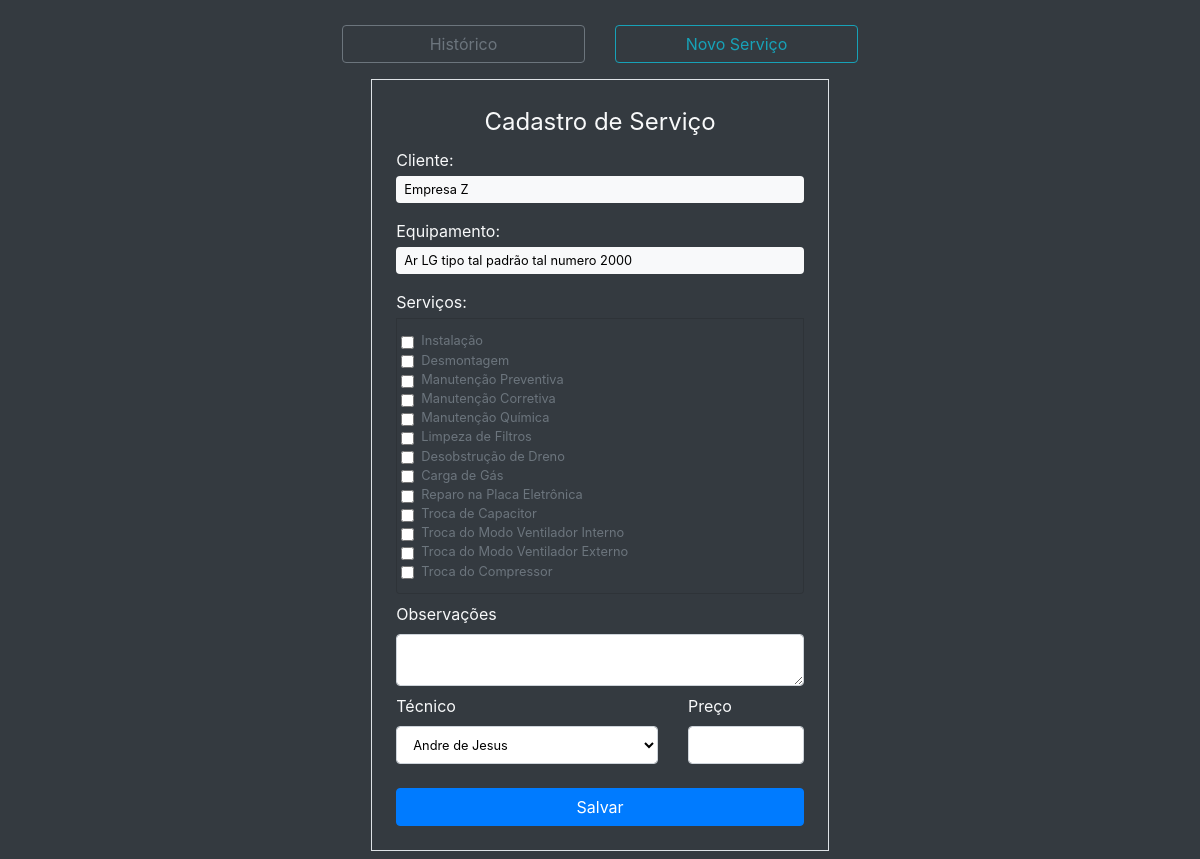
Screenshot of /dashboard/cliente/novo-servico/8/1 (signed in) with the database file from the repository.
### climaxcool/models.py (models this page shows)
class Customers(database.Model):
    id = database.Column(database.Integer, primary_key=True)
    type_customer = database.Column(database.String, nullable=False)
    number_register_customer = database.Column(database.String, nullable=False, unique=True)
    name_customer = database.Column(database.String, nullable=False)
    name_responsible = database.Column(database.String)
    email = database.Column(database.String)
    address = database.Column(database.String)
    telephone_fixed = database.Column(database.String)
    telephone_mobile = database.Column(database.String, nullable=False)
    reference_point = database.Column(database.String)
    status_customer = database.Column(database.String, default="ATIVO")
    date_create = database.Column(database.DateTime, nullable=False, default=datetime.utcnow)
    id_user = database.Column(database.Integer, database.ForeignKey('users.id'), nullable=False)
    equipment = database.relationship('Equipments', backref='company_asset', lazy=True)

class Equipments(database.Model):
    id = database.Column(database.Integer, primary_key=True)
    name_equipment = database.Column(database.String, nullable=False)
    btus_equipment = database.Column(database.Integer, nullable=False)
    brand_equipment = database.Column(database.String, nullable=False)
    address = database.Column(database.String, nullable=False)
    qr_code = database.Column(database.String, unique=True)
    status_equipment = database.Column(database.String, default="ATIVO")
    date_create = database.Column(database.DateTime, nullable=False, default=datetime.utcnow)
    id_customer = database.Column(database.Integer, database.ForeignKey('customers.id'), nullable=False)
    id_user = database.Column(database.Integer, database.ForeignKey('users.id'), nullable=False)

### climaxcool/route/routes.py (the view, shortened to what this page needs)
@app.route('/dashboard/cliente/novo-servico/<int:customer_id>/<int:equipment_id>', methods=["POST", "GET"])
@login_required
def new_service(customer_id, equipment_id):
    form_new_service = FormNewService()
    form_new_service.expert.choices = [current_user.username]
    customer = Customers.query.filter_by(id=customer_id).first()
    equipment = Equipments.query.filter_by(id=equipment_id).first()
    text_services = ""
    return render_template('new_service.html', form_new_service=form_new_service, customer=customer, equipment=equipment)

### climaxcool/forms.py
class FormNewService(FlaskForm):
    service_installation = BooleanField('Instalação')
    service_disassembly = BooleanField('Desmontagem')
    service_preventive_maintenance = BooleanField('Manutenção Preventiva')
    service_corrective_maintenance = BooleanField('Manutenção Corretiva')
    service_chemical_maintenance = BooleanField('Manutenção Química')
    service_filter_cleaning = BooleanField('Limpeza de Filtros')
    service_drain_clearing = BooleanField('Desobstrução de Dreno')
    service_gas_charging = BooleanField('Carga de Gás')
    service_electronic_board_repair = BooleanField('Reparo na Placa Eletrônica')
    service_capacitor_replacement = BooleanField('Troca de Capacitor')
    service_internal_fan_mode_exchange = BooleanField('Troca do Modo Ventilador Interno')
    service_external_fan_mode_exchange = BooleanField('Troca do Modo Ventilador Externo')
    service_compressor_replacement = BooleanField('Troca do Compressor')
    annotations = TextAreaField('Observações')
    expert = SelectField('Técnico', validators=[DataRequired()], choices=[' ','João', 'Carlos', "Cleber", "Marcos"])
    price = FloatField('Preço')
    btn_submit_new_service = SubmitField("Salvar")

### climaxcool/models.py (called while the page is built)
@login_manager.user_loader
def load_user(id_user):
    return Users.query.get(int(id_user))

### climaxcool/templates/new_service.html (shortened to what this page needs)
{% extends 'index.html' %}
{% block body %}
<div class="container-fluid row justify-content-center mx-0 bg-dark vh-100">
    <div class="container row justify-content-center pt-4 pb-2 mx-0 px-0 px-md-4 text-center vh-100">
        <div class="col-6 col-md-3">
            <a id="btn-historico" class="btn btn-outline-secondary w-100" href="{{url_for('report_service', equipment_id=equipment.id, customer_id=customer.id)}}">Histórico</a>
        </div>
        <div class="col-6 col-md-3">
            <a id="btn-novo-servico" class="btn btn-outline-info w-100" href="{{url_for('new_service', equipment_id=equipment.id, customer_id=customer.id)}}">Novo Serviço</a>
        </div>
    </div>
    <div class="col-md-6 col-lg-5 text-center text-light">
        <form method="POST" action="" class="border p-4 mt-2 mb-2">
            <legend class="text-center">Cadastro de Serviço</legend>
            <div class=" text-left text-light">
                <div class="">
                    <span>Cliente:</span>
                    <div class="bg-light rounded mt-1">
                        <p class="px-2 py-1" style="color:black; font-size: 0.8rem;">{{customer.name_customer}}</p>
                    </div>
                </div>
            </div>
            <div class=" text-left text-light">
                <span>Equipamento:</span>
                <div class="bg-light rounded mt-1">
                    <p class="px-2 py-1" style="color:black; font-size: 0.8rem;">{{equipment.name_equipment}}</p>
                </div>
            </div>
            <fieldset>
                <div class="text-left">
                    <div class="">
                        <ul class="list-group">
                            <span>Serviços:</span>
                            <li class="list-group-item small mt-1 bg-dark" id="servicos">
                                {%for service in form_new_service%}
                                {%if 'service_' in service.name%}
                                <div class="form-group m-0 px-1">
                                    {{ service(class="form-check-input") }}
                                    {{ service.label(class="form-check-label text-secondary") }}
                                </div>
                                {%endif%}
                                {%endfor%}
                            </li>
                        </ul>
                    </div>
                </div>
                <div class="mt-2 text-left text-light">
                    <div class="">
                        {{form_new_service.annotations.label(class="form-label")}}
                        {{form_new_service.annotations(class="form-control", style="color:black; font-size: 0.8rem;")}}
                    </div>
                </div>
                <div class="row justify-content-center mt-2">
                    <div class="col-8 text-left text-light">
                        {{form_new_service.expert.label(class="form-label")}}
                        {{form_new_service.expert(class="form-control", style="color:black; font-size: 0.8rem;")}}
                    </div>
                    <div class="col-4 text-left text-light">
                        {{form_new_service.price.label(class="form-label")}}
                        {{form_new_service.price(class="form-control", style="color:black; font-size: 0.8rem;")}}
                    </div>
                </div>
            </fieldset>
            <div class="row justify-content-center mt-4">
                <div class="col">
                    {{form_new_service.btn_submit_new_service(class="btn btn-primary w-100")}}
                </div>
            </div>
        </form>
    </div>
</div>
{% endblock %}

### rows the page displays
Customers: name_customer "Empresa Z"
Equipments: name_equipment "Ar LG tipo tal padrão tal numero 2000"

### other values shown
{{ service.label(class="form-check-label text-secondary") }} "Instalação" "Desmontagem" "Manutenção Preventiva" "Manutenção Corretiva" "Manutenção Química" "Limpeza de Filtros" "Desobstrução de Dreno" "Carga de Gás" "Reparo na Placa Eletrônica" "Troca de Capacitor" "Troca do Modo Ventilador Interno" "Troca do Modo Ventilador Externo" "Troca do Compressor"
